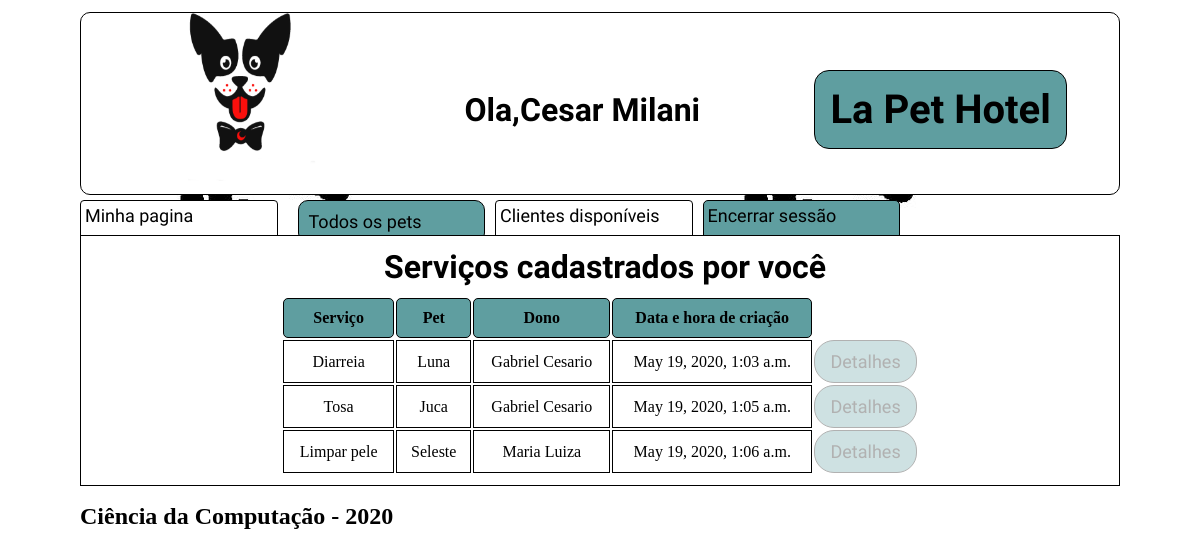
Before: /monitor/servicos/11 (signed in) with the older database file.
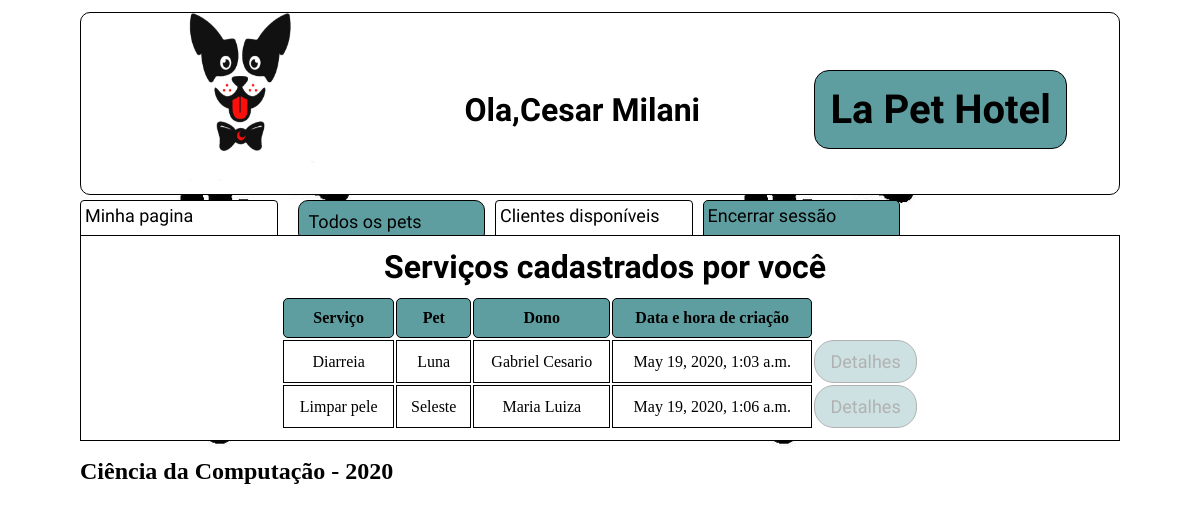
After: the same page with the newer database file.
### cliente/models.py (models this page shows, shortened)
class Servicos(models.Model):
    _nome=models.CharField("Nome do serviço",max_length=300,blank=False,null=False,default="Nome do serviço prestado")
    _detalhes=models.TextField("Detalhes", max_length=1000,blank=False,null=False,default="Serviço prestado")
    pet = models.ForeignKey(Pet,verbose_name="Pet que recebeu",on_delete=models.CASCADE, null=False,blank=False)
    monitor = models.ForeignKey(Monitor,verbose_name="Monitor que aplicou",on_delete=models.CASCADE, null=False,blank=False)
    data = models.DateTimeField(verbose_name="Data de ocorrência",auto_now_add=True)
    class Meta:
        verbose_name = 'serviço'
        verbose_name_plural = 'serviços'
    @property
    def nome(self):
        return self._nome
    @property
    def detalhes(self):
        return self._detalhes

class Pet(models.Model):
    _nome_pet = models.CharField("Nome do pet",max_length=30,blank=False,null=False)
    _tipo = models.CharField("Tipo",max_length=50,blank=False,null=False,default="Cachorro")
    _porte = models.PositiveIntegerField("porte do mascote",choices=PORTE_MASCOTE,default=PEQUENO)
    _especie = models.CharField("Espécie:",max_length=50,blank=False,null=True)
    _racao = models.CharField("Ração",max_length=30,blank=False, null=False)
    data_entrada = models.DateField(verbose_name="Data de entrada",auto_now_add=True)
    dono = models.ForeignKey(Cliente, verbose_name="Dono",on_delete=models.CASCADE,blank=False)
    class Meta:
        verbose_name = 'mascote'
        verbose_name_plural = 'mascotes'
    @property
    def nome_pet(self):
        if self._nome_pet:
            return self._nome_pet
        return str(self.id)
    @property
    def tipo(self):
        return self._tipo
    @property
    def porte(self):
        for code,label in PORTE_MASCOTE:
            if self._porte == code:
                break
        return label
    @porte.setter
    def porte(self,valor):
        if valor == 'Pequeno':
            self._porte = PEQUENO
        elif valor == 'Medio':
            self._porte = MEDIO
        elif valor == 'Grande':
            self._porte = GRANDE
        else:
            raise ValueError('Porte inválido, selecione entre pequeno(P ou p),médio(m ou M) ou grande(g ou G)')
    @property
    def especie(self):
        return self._especie
    @property
    def racao(self):
        return self._racao

### cliente/views.py (the view)
# urls.py: path('monitor/servicos/<id>', views.monitor_servicos),
@login_required(login_url='/login/')
def monitor_servicos(request,id):
    monitor = Monitor.objects.get(user = request.user,id=id)
    servicos = Servicos.objects.filter(monitor=monitor)
    return render(request, 'meus-servicos.html',{'monitor':monitor,'servicos':servicos})

### cliente/models.py (called while the page is built)
    @property
    def nome(self):
        return self._nome

### cliente/templates/meus-servicos.html
{%load static%}<!DOCTYPE html><html lang="en"><head><meta charset="UTF-8"><meta name="viewport" content="width=device-width,initial-scale=1"><link rel="stylesheet" type="text/css" href="{% static 'assets/css/meus-servicos.css' %}"><title>Ola,{{monitor.nome}}</title></head><body><div class="header"><img class="logo" src="{% static 'assets/imgs/logo.png' %}" alt="My image"><h1 class="user">Ola,{{monitor.nome}}</h1><h1 class="title">La Pet Hotel</h1></div><div class="nav"><ul class="nav-1"><li class="cadastro"><a href="/todos-pets/">Todos os pets</a></li><li class="minha-pagina"><a href="/monitor/{{monitor.id}}">Minha pagina</a></li><li class="novo-cliente"><a href="/rel_cliente">Clientes disponíveis</a></li><li class="logout"><a href="/logout/">Encerrar sessão</a></li></ul></div><div class="conteudo">{%if servicos%}<table class="tabela"><h1 align="center">Serviços cadastrados por você</h1><tr><th>Serviço</th><th>Pet</th><th>Dono</th><th>Data e hora de criação</th></tr>{%for servico in servicos%}<tr><td>{{servico.nome}}</td><td>{{servico.pet.nome_pet}}</td><td>{{servico.pet.dono.nome}}</td><td>{{servico.data}}</td><td class="botao"><a href="/servico/{{servico.id}}">Detalhes</a></td></tr>{%endfor%}</table>{%else%}<h1>Você não possui nenhum servicos cadastrado</h1>{%endif%}</div><div class="footer"><footer><h2>Ciência da Computação - 2020</h2></footer></div><script src="{%static 'assets/js/meus-servicos.js'%}"></script></body></html>

Changed rows visible on the page:
removed Servicos: nome "Tosa", pet.nome_pet "Juca", pet.dono.nome "Gabriel Cesario", data "May 19, 2020, 1:05 a.m."
